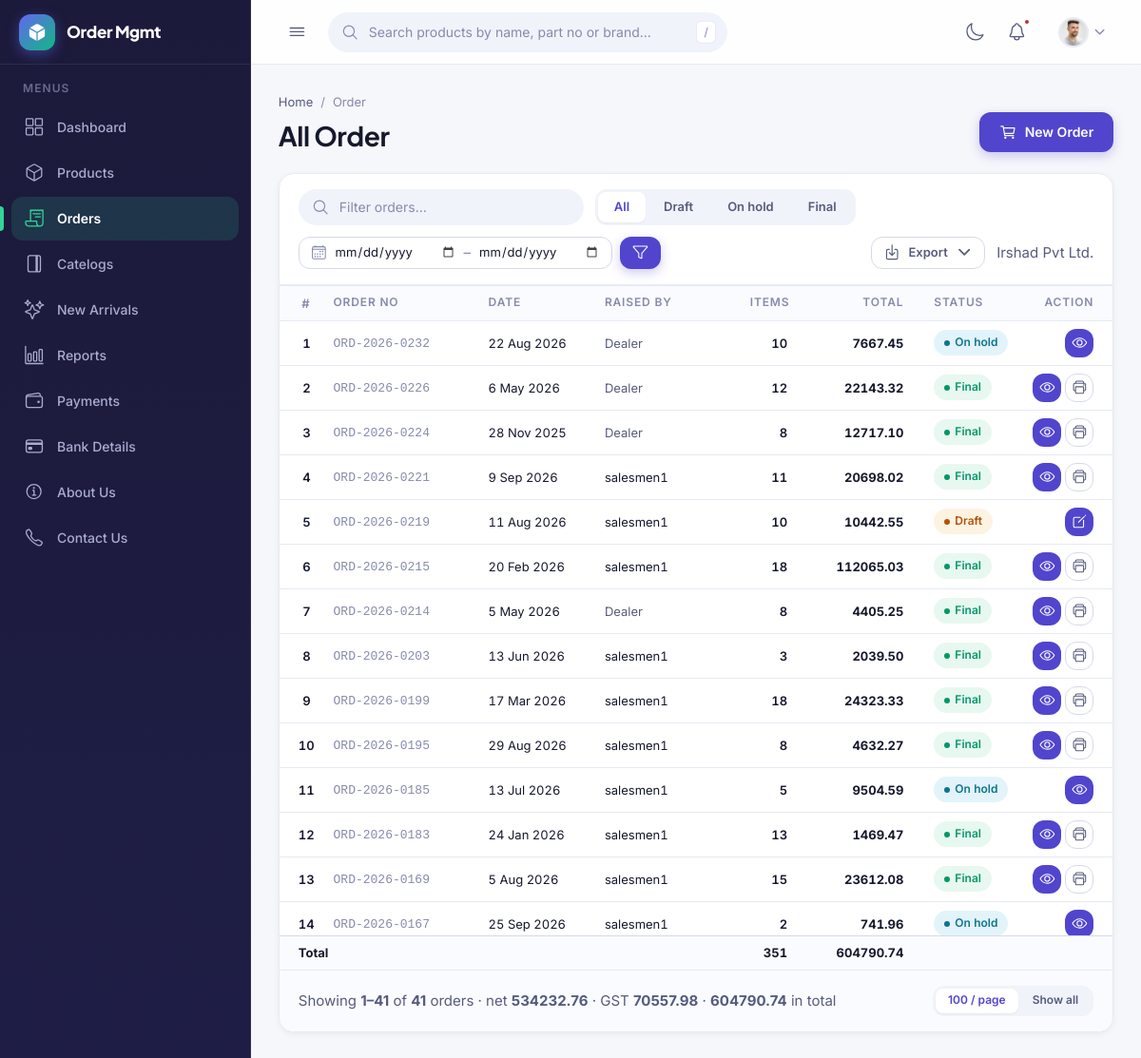
The page /myorder/myorder (signed in) on the database its author committed.
### delaer/models.py (models this page shows, shortened)
class DealerProfile(models.Model):
    user = models.OneToOneField(
        settings.AUTH_USER_MODEL,
        on_delete=models.CASCADE,
        related_name="dealer_profile",
    )
    name = models.CharField("Company name", max_length=200)
    address = models.TextField("Address")
    state = models.CharField(
        max_length=80, blank=True,
        help_text="Decides CGST+SGST (same state as us) or IGST (different).",
    )
    gstin = models.CharField("GSTIN", max_length=15, unique=True, validators=[GSTIN_VALIDATOR])
    mobile = models.CharField("Mobile", max_length=10, validators=[MOBILE_VALIDATOR])
    email = models.EmailField("Email")
    created_at = models.DateTimeField(auto_now_add=True)
    updated_at = models.DateTimeField(auto_now=True)
    class Meta:
        ordering = ["name"]
        verbose_name = "Dealer profile"
        verbose_name_plural = "Dealer profiles"

class SalesExecutive(models.Model):
    user = models.OneToOneField(
        settings.AUTH_USER_MODEL,
        on_delete=models.CASCADE,
        related_name="sales_profile",
    )
    name = models.CharField("Full name", max_length=200)
    code = models.CharField(
        max_length=20, unique=True, blank=True,
        help_text="Left blank, the next SE-0001 is allotted on save.",
    )
    mobile = models.CharField("Mobile", max_length=10, validators=[MOBILE_VALIDATOR])
    email = models.EmailField("Email", blank=True)
    territory = models.CharField(
        max_length=120, blank=True,
        help_text="Area or region this executive covers. For reporting only.",
    )
    is_active = models.BooleanField(
        default=True,
        help_text="Untick to stop new orders being raised in this name, "
                  "without touching the orders already placed.",
    )
    created_at = models.DateTimeField(auto_now_add=True)
    updated_at = models.DateTimeField(auto_now=True)
    class Meta:
        ordering = ["name"]
        verbose_name = "Sales executive"
        verbose_name_plural = "Sales executives"
    def save(self, *args, **kwargs):
        if not self.code:
            self.code = self._next_code()
        super().save(*args, **kwargs)

### myorder/models.py (models this page shows, shortened)
class Order(models.Model):
    class Status(models.TextChoices):
        DRAFT = "draft", "Draft"
        HOLD = "hold", "On hold"
        FINAL = "final", "Final"
    dealer = models.ForeignKey(DealerProfile, on_delete=models.PROTECT, related_name="orders")
    sales_executive = models.ForeignKey(
        SalesExecutive,
        on_delete=models.PROTECT,
        related_name="orders",
        null=True, blank=True,
        help_text="Leave empty when the dealer placed the order themselves.",
    )
    order_no = models.CharField(max_length=20, unique=True, blank=True)
    status = models.CharField(max_length=5, choices=Status.choices, default=Status.DRAFT)
    ordered_on = models.DateField(default=timezone.localdate)
    created_at = models.DateTimeField(auto_now_add=True)
    updated_at = models.DateTimeField(auto_now=True)
    class Meta:
        ordering = ["-pk"]
    @property
    def is_direct(self):
        return self.sales_executive_id is None
    @property
    def is_draft(self):
        return self.status == self.Status.DRAFT
    @property
    def is_hold(self):
        return self.status == self.Status.HOLD
    @property
    def can_resume(self):
        return self.is_hold and self.ordered_on == timezone.localdate()
    @property
    def total_net(self):
        return sum((i.line_net for i in self.items.all()), Decimal("0.00"))
    @property
    def total_gst(self):
        return sum((i.line_gst for i in self.items.all()), Decimal("0.00"))
    @property
    def total_amount(self):
        return self.total_net + self.total_gst
    @property
    def total_qty(self):
        return sum(i.qty for i in self.items.all())

class OrderItem(models.Model):
    order = models.ForeignKey(Order, on_delete=models.CASCADE, related_name="items")
    product = models.ForeignKey(Product, on_delete=models.PROTECT, related_name="order_items")
    qty = models.PositiveIntegerField(default=1)
    rate = models.DecimalField("Rate (net)", max_digits=12, decimal_places=2)
    gst = models.DecimalField("GST %", max_digits=5, decimal_places=2)
    created_at = models.DateTimeField(auto_now_add=True)
    updated_at = models.DateTimeField(auto_now=True)
    class Meta:
        ordering = ["id"]
        constraints = [
            models.UniqueConstraint(fields=["order", "product"], name="unique_product_per_order")
        ]
    @property
    def line_net(self):
        return (self.rate * self.qty).quantize(Decimal("0.01"))
    @property
    def line_gst(self):
        return (self.line_net * self.gst / 100).quantize(Decimal("0.01"))

### myorder/views.py (the view)
# urls.py: path("myorder", views.myorder, name="myorder"),
@login_required
def myorder(request):
    dealer = _dealer(request)
    manager = is_manager(request.user)
    sales = _sales(request)
    if dealer is None and not manager and not sales:
        messages.error(request, "Set up your dealer profile before placing orders.")
        return redirect("delaer:mydealer")
    orders = list(_filtered_orders(request))
    status = request.GET.get("status")
    dealer_id = request.GET.get("dealer")
    totals = {
        "count": len(orders),
        "qty": sum(o.total_qty for o in orders),
        "net": sum((o.total_net for o in orders), Decimal("0.00")),
        "gst": sum((o.total_gst for o in orders), Decimal("0.00")),
        "amount": sum((o.total_amount for o in orders), Decimal("0.00")),
    }
    keep = request.GET.copy()
    keep.pop("status", None)
    keep.pop("page", None)
    keep = keep.urlencode()
    show_all = request.GET.get("per_page") == "all"
    paginator = Paginator(orders, len(orders) or 1 if show_all else PER_PAGE)
    page = paginator.get_page(request.GET.get("page"))
    params = request.GET.copy()
    params.pop("page", None)
    base = request.GET.copy()
    base.pop("page", None)
    base.pop("per_page", None)
    return render(request, "orders/myorder.html", {
        "orders": page.object_list,
        "page": page,
        "page_range": paginator.get_elided_page_range(
            page.number, on_each_side=1, on_ends=1),
        "querystring": params.urlencode(),
        "base_query": base.urlencode(),
        "show_all": show_all,
        "totals": totals,
        "status": status or "all",
        "dealer": dealer,
        "is_manager": manager,
        "dealers": DealerProfile.objects.all() if manager else None,
        "dealer_id": dealer_id or "",
        "sales": sales,
        "sales_people": SalesExecutive.objects.all() if manager else None,
        "sales_id": request.GET.get("sales", ""),
        "date_from": request.GET.get("from", ""),
        "date_to": request.GET.get("to", ""),
        "keep": keep,
        "query": request.GET.urlencode(),
    })

### delaer/context_processors.py (called while the page is built)
def roles(request):
    user = getattr(request, "user", None)
    if user is None or not user.is_authenticated:
        return {"user_is_sales": False, "user_is_manager": False, "user_is_dealer": False}
    from myorder.views import is_manager, is_sales
    return {
        "user_is_sales": is_sales(user),
        "user_is_manager": is_manager(user),
        "user_is_dealer": hasattr(user, "dealer_profile"),
    }

### myorder/views.py (called while the page is built)
def _dealer(request):
    return DealerProfile.objects.filter(user=request.user).first()

def is_manager(user):
    return (
        user.is_superuser
        or user.is_staff
        or user.groups.filter(name="Management").exists()
    )

def _sales(request):
    user = request.user
    if not user.is_authenticated:
        return None
    return SalesExecutive.objects.filter(user=user, is_active=True).first()

def is_sales(user):
    return (
        user.is_authenticated
        and SalesExecutive.objects.filter(user=user, is_active=True).exists()
    )

def _visible_orders(request):
    orders = (
        Order.objects
        .select_related("dealer", "sales_executive")
        .prefetch_related("items__product")
    )
    if is_manager(request.user):
        return orders
    mine = Q(pk__in=[])          # matches nothing until a profile says otherwise
    sales = _sales(request)
    if sales:
        mine |= Q(sales_executive=sales)
    dealer = _dealer(request)
    if dealer:
        mine |= Q(dealer=dealer)
    return orders.filter(mine)

### templates/orders/myorder.html (shortened to what this page needs)
{% extends "mybase.html" %}
{% load static %}
{% block page_path %}Order{% endblock %}
{% block page_title %}All Order{% endblock %}
{% block content %}
<div class="page-head__actions">
    <a class="btn btn--primary" href="{% url 'myorder:catalogue' %}">
        <ion-icon name="cart-outline"></ion-icon> New Order
    </a>
</div>
</div>
<section class="panel">
    <div class="toolbar">
        <div class="search">
            <ion-icon name="search-outline"></ion-icon>
            <input type="search" placeholder="Filter orders…" aria-label="Filter orders"
                data-search-target="#ordersTable">
        </div>
        <div class="segment" role="group" aria-label="Filter by status">
            <a class="btn btn--sm {% if status == 'all' %}is-active{% endif %}"
               href="?{{ keep }}">All</a>
            <a class="btn btn--sm {% if status == 'draft' %}is-active{% endif %}"
               href="?status=draft{% if keep %}&{{ keep }}{% endif %}">Draft</a>
            <a class="btn btn--sm {% if status == 'hold' %}is-active{% endif %}"
               href="?status=hold{% if keep %}&{{ keep }}{% endif %}">On hold</a>
            <a class="btn btn--sm {% if status == 'final' %}is-active{% endif %}"
               href="?status=final{% if keep %}&{{ keep }}{% endif %}">Final</a>
        </div>
        <form method="get" class="range-filter">
            <span class="range-filter__dates">
                <ion-icon name="calendar-outline"></ion-icon>
                <input class="input" type="date" id="dateFrom" name="from"
                       value="{{ date_from }}" aria-label="From date">
                <span class="range-filter__dash">&ndash;</span>
                <input class="input" type="date" id="dateTo" name="to"
                       value="{{ date_to }}" aria-label="To date">
            </span>
            <button class="btn btn--primary btn--sm" type="submit"
                    title="Apply filter" aria-label="Apply filter">
                <ion-icon name="funnel-outline"></ion-icon>
            </button>
        </form>
        <details class="export-menu">
            <summary class="btn btn--ghost btn--sm">
                <ion-icon name="download-outline"></ion-icon> Export
                <ion-icon name="chevron-down-outline"></ion-icon>
            </summary>
        </details>
        <span class="muted">
            {% if is_manager %}<span class="badge badge--info">Management</span>{% else %}{{ dealer.name }}{% endif %}
        </span>
    </div>
    <div class="table-wrap table-wrap--tall">
        <table class="table table--stack table--fixed" id="ordersTable">
            <colgroup>
                <col class="w-no">
                <col class="w-orderno">
                <col class="w-date"><col class="w-name"><col class="w-qty">
                <col class="w-money">
                <col class="w-status"><col class="w-act w-act--wide">
            </colgroup>
            <thead>
                <tr>
                    <th class="num hide-sm cell-no">#</th>
                    <th>Order No</th>
                    <th class="hide-sm">Date</th>
                    <th class="hide-sm">Raised By</th>
                    <th class="num">Items</th>
                    <th class="num">Total</th>
                    <th>Status</th>
                    <th class="actions">Action</th>
                </tr>
            </thead>
            <tbody>
                {% for o in orders %}
                <tr data-status="{{ o.status }}">
                    <td data-label="#" class="num hide-sm muted cell-no">
                        {{ forloop.counter0|add:page.start_index }}
                    </td>
                    <td data-label="Order No" class="cell-orderno"><code class="dim">{{ o.order_no }}</code></td>
                    <td data-label="Date" class="hide-sm cell-date">{{ o.ordered_on|date:"j M Y" }}</td>
                    <td data-label="Raised By" class="hide-sm">
                        {% if o.is_direct %}
                        <span class="muted">Dealer</span>
                        {% else %}
                        {{ o.sales_executive.name }}
                        {% endif %}
                    </td>
                    <td data-label="Items" class="num" data-sum="qty">{{ o.total_qty }}</td>
                    <td data-label="Total" class="num" data-sum="amount"><strong>{{ o.total_amount }}</strong></td>
                    <td data-label="Status">
                        <span class="badge badge--{% if o.is_draft %}warning{% elif o.is_hold %}info{% else %}success{% endif %}">
                            {{ o.get_status_display }}
                        </span>
                    </td>
                    <td data-label="Action" class="actions">
                        <div class="row-actions">
                            {% if o.is_draft %}
                            <a class="icon-btn icon-btn--view" href="{% url 'myorder:edit' o.pk %}"
                               title="Edit this order" aria-label="Edit order {{ o.order_no }}">
                                <ion-icon name="create-outline"></ion-icon>
                            </a>
                            {% else %}
                            <a class="icon-btn icon-btn--view" href="{% url 'myorder:edit' o.pk %}"
                               title="View this order" aria-label="View order {{ o.order_no }}">
                                <ion-icon name="eye-outline"></ion-icon>
                            </a>
                            {% endif %}
                            {% if o.status == 'final' %}
                            <a class="icon-btn icon-btn--print" href="{% url 'myorder:print' o.pk %}"
                               target="_blank" title="Print invoice"
                               aria-label="Print invoice for order {{ o.order_no }}">
                                <ion-icon name="print-outline"></ion-icon>
                            </a>
                            {% endif %}
                        </div>
                    </td>
                </tr>
                {% endfor %}
            </tbody>
            {% if orders %}
            <tfoot>
                <tr>
                    <td colspan="{% if is_manager %}3{% else %}2{% endif %}"><strong>Total</strong></td>
                    <td class="hide-sm"></td>
                    <td class="hide-sm"></td>
                    <td class="num" data-sum-total="qty"><strong>{{ totals.qty }}</strong></td>
                    <td class="num" data-sum-total="amount"><strong>{{ totals.amount }}</strong></td>
                    <td></td>
                    <td></td>
                </tr>
            </tfoot>
            {% endif %}
        </table>
    </div>
    <div class="panel__foot">
        <div class="pagination">
            <span class="muted">
                Showing <strong data-visible-count>{{ page.start_index }}&ndash;{{ page.end_index }}</strong>
                of <strong>{{ totals.count }}</strong> order{{ totals.count|pluralize }}
                &middot; net <strong>{{ totals.net }}</strong>
                &middot; GST <strong>{{ totals.gst }}</strong>
                &middot; <strong>{{ totals.amount }}</strong> in total
            </span>
            <div class="segment segment--sm" role="group" aria-label="Page size">
                <a class="{% if not show_all %}is-active{% endif %}"
                   href="?{% if base_query %}{{ base_query }}{% endif %}">100 / page</a>
                <a class="{% if show_all %}is-active{% endif %}"
                   href="?per_page=all{% if base_query %}&{{ base_query }}{% endif %}">Show all</a>
            </div>
        </div>
    </div>
</section>
{% endblock %}

### rows shown on the page
DealerProfile: name "Irshad Pvt Ltd."
Order: order_no "ORD-2026-0232", ordered_on "22 Aug 2026", shows "Dealer", total_qty "10", total_amount "7667.45", status "On hold"
Order: order_no "ORD-2026-0226", ordered_on "6 May 2026", shows "Dealer", total_qty "12", total_amount "22143.32", status "Final"
Order: order_no "ORD-2026-0224", ordered_on "28 Nov 2025", shows "Dealer", total_qty "8", total_amount "12717.10", status "Final"
Order: order_no "ORD-2026-0221", ordered_on "9 Sep 2026", sales_executive.name "salesmen1", total_qty "11", total_amount "20698.02", status "Final"
Order: order_no "ORD-2026-0219", ordered_on "11 Aug 2026", sales_executive.name "salesmen1", total_qty "10", total_amount "10442.55", status "Draft"
Order: order_no "ORD-2026-0215", ordered_on "20 Feb 2026", sales_executive.name "salesmen1", total_qty "18", total_amount "112065.03", status "Final"
Order: order_no "ORD-2026-0214", ordered_on "5 May 2026", shows "Dealer", total_qty "8", total_amount "4405.25", status "Final"
Order: order_no "ORD-2026-0203", ordered_on "13 Jun 2026", sales_executive.name "salesmen1", total_qty "3", total_amount "2039.50", status "Final"
Order: order_no "ORD-2026-0199", ordered_on "17 Mar 2026", sales_executive.name "salesmen1", total_qty "18", total_amount "24323.33", status "Final"
Order: order_no "ORD-2026-0195", ordered_on "29 Aug 2026", sales_executive.name "salesmen1", total_qty "8", total_amount "4632.27", status "Final"
Order: order_no "ORD-2026-0185", ordered_on "13 Jul 2026", sales_executive.name "salesmen1", total_qty "5", total_amount "9504.59", status "On hold"
Order: order_no "ORD-2026-0183", ordered_on "24 Jan 2026", sales_executive.name "salesmen1", total_qty "13", total_amount "1469.47", status "Final"
Order: order_no "ORD-2026-0169", ordered_on "5 Aug 2026", sales_executive.name "salesmen1", total_qty "15", total_amount "23612.08", status "Final"
Order: order_no "ORD-2026-0167", ordered_on "25 Sep 2026", sales_executive.name "salesmen1", total_qty "2", total_amount "741.96", status "On hold"

### other values the page prints
{{ totals.qty }} "351"
{{ totals.amount }} "604790.74"
{{ page.start_index }} "1"
{{ page.end_index }} "41"
{{ totals.count }} "41"
{{ totals.net }} "534232.76"
{{ totals.gst }} "70557.98"
